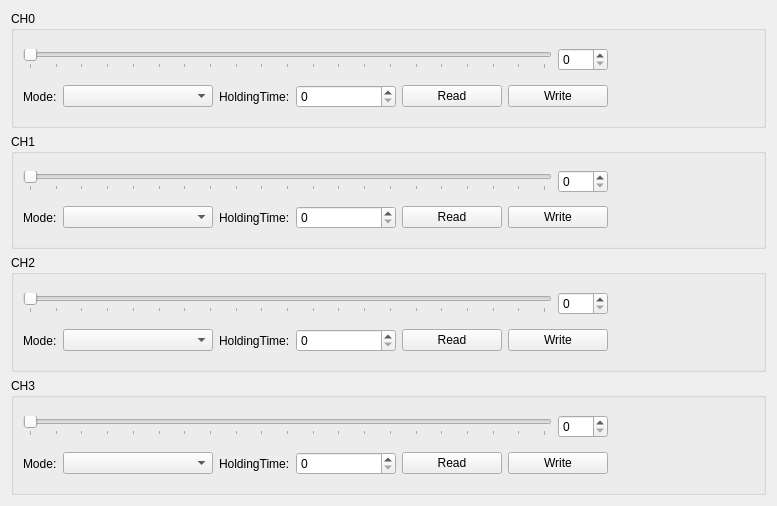
       <widget class="QWidget" name="tabLightControl">
        <attribute name="title">
         <string>Light Control</string>
        </attribute>
        <layout class="QVBoxLayout" name="verticalLayout">
         <item>
          <widget class="QGroupBox" name="groupBox">
           <property name="title">
            <string>CH0</string>
           </property>
           <layout class="QVBoxLayout" name="verticalLayout_10">
            <item>
             <layout class="QHBoxLayout" name="horizontalLayout_21">
              <item>
               <layout class="QVBoxLayout" name="verticalLayout_2">
                <item>
                 <layout class="QHBoxLayout" name="horizontalLayout_13">
                  <item>
                   <widget class="QSlider" name="m_ch0Slider">
                    <property name="minimumSize">
                     <size>
                      <width>500</width>
                      <height>0</height>
                     </size>
                    </property>
                    <property name="mouseTracking">
                     <bool>true</bool>
                    </property>
                    <property name="maximum">
                     <number>100</number>
                    </property>
                    <property name="orientation">
                     <enum>Qt::Horizontal</enum>
                    </property>
                    <property name="tickPosition">
                     <enum>QSlider::TicksBelow</enum>
                    </property>
                    <property name="tickInterval">
                     <number>5</number>
                    </property>
                   </widget>
                  </item>
                  <item>
                   <widget class="QSpinBox" name="m_ch0SpinBox">
                    <property name="minimumSize">
                     <size>
                      <width>50</width>
                      <height>0</height>
                     </size>
                    </property>
                    <property name="maximumSize">
                     <size>
                      <width>50</width>
                      <height>16777215</height>
                     </size>
                    </property>
                    <property name="maximum">
                     <number>100</number>
                    </property>
                   </widget>
                  </item>
                 </layout>
                </item>
                <item>
                 <layout class="QHBoxLayout" name="horizontalLayout_17">
                  <item>
                   <layout class="QHBoxLayout" name="horizontalLayout_14">
                    <item>
                     <widget class="QLabel" name="m_ch0ModeLabel">
                      <property name="text">
                       <string>Mode:</string>
                      </property>
                     </widget>
                    </item>
                    <item>
                     <widget class="QComboBox" name="m_ch0Mode">
                      <property name="minimumSize">
                       <size>
                        <width>150</width>
                        <height>0</height>
                       </size>
                      </property>
                     </widget>
                    </item>
                   </layout>
                  </item>
                  <item>
                   <layout class="QHBoxLayout" name="horizontalLayout_15">
                    <item>
                     <widget class="QLabel" name="m_ch0PwmHoldingTimeLabel">
                      <property name="text">
                       <string>HoldingTime:</string>
                      </property>
                      <property name="scaledContents">
                       <bool>true</bool>
                      </property>
                      <property name="wordWrap">
                       <bool>false</bool>
                      </property>
                     </widget>
                    </item>
                    <item>
                     <widget class="QSpinBox" name="m_ch0PwmHoldingTime">
                      <property name="minimumSize">
                       <size>
                        <width>100</width>
                        <height>0</height>
                       </size>
                      </property>
                      <property name="maximumSize">
                       <size>
                        <width>100</width>
                        <height>16777215</height>
                       </size>
                      </property>
                      <property name="suffix">
                       <string/>
                      </property>
                      <property name="maximum">
                       <number>255</number>
                      </property>
                     </widget>
                    </item>
                   </layout>
                  </item>
                  <item>
                   <layout class="QHBoxLayout" name="horizontalLayout_16">
                    <item>
                     <widget class="QPushButton" name="m_ch0ReadBtn">
                      <property name="minimumSize">
                       <size>
                        <width>100</width>
                        <height>0</height>
                       </size>
                      </property>
                      <property name="maximumSize">
                       <size>
                        <width>100</width>
                        <height>16777215</height>
                       </size>
                      </property>
                      <property name="text">
                       <string>Read</string>
                      </property>
                     </widget>
                    </item>
                    <item>
                     <widget class="QPushButton" name="m_ch0WriteBtn">
                      <property name="minimumSize">
                       <size>
                        <width>100</width>
                        <height>0</height>
                       </size>
                      </property>
                      <property name="maximumSize">
                       <size>
                        <width>100</width>
                        <height>16777215</height>
                       </size>
                      </property>
                      <property name="text">
                       <string>Write</string>
                      </property>
                     </widget>
                    </item>
                   </layout>
                  </item>
                 </layout>
                </item>
               </layout>
              </item>
              <item>
               <spacer name="horizontalSpacer">
                <property name="orientation">
                 <enum>Qt::Horizontal</enum>
                </property>
                <property name="sizeHint" stdset="0">
                 <size>
                  <width>40</width>
                  <height>20</height>
                 </size>
                </property>
               </spacer>
              </item>
              <item>
               <layout class="QVBoxLayout" name="verticalLayout_6">
                <item>
                 <spacer name="verticalSpacer">
                  <property name="orientation">
                   <enum>Qt::Vertical</enum>
                  </property>
                  <property name="sizeHint" stdset="0">
                   <size>
                    <width>20</width>
                    <height>18</height>
                   </size>
                  </property>
                 </spacer>
                </item>
                <item>
                 <widget class="switchButton" name="m_ch0Switch" native="true">
                  <property name="minimumSize">
                   <size>
                    <width>100</width>
                    <height>40</height>
                   </size>
                  </property>
                 </widget>
                </item>
                <item>
                 <spacer name="verticalSpacer_2">
                  <property name="orientation">
                   <enum>Qt::Vertical</enum>
                  </property>
                  <property name="sizeHint" stdset="0">
                   <size>
                    <width>20</width>
                    <height>18</height>
                   </size>
                  </property>
                 </spacer>
                </item>
               </layout>
              </item>
             </layout>
            </item>
           </layout>
          </widget>
         </item>
         <item>
          <widget class="QGroupBox" name="groupBox_2">
           <property name="title">
            <string>CH1</string>
           </property>
           <layout class="QVBoxLayout" name="verticalLayout_11">
            <item>
             <layout class="QHBoxLayout" name="horizontalLayout_22">
              <item>
               <layout class="QVBoxLayout" name="verticalLayout_3">
                <item>
                 <layout class="QHBoxLayout" name="horizontalLayout_9">
                  <item>
                   <widget class="QSlider" name="m_ch1Slider">
                    <property name="minimumSize">
                     <size>
                      <width>500</width>
                      <height>0</height>
                     </size>
                    </property>
                    <property name="mouseTracking">
                     <bool>true</bool>
                    </property>
                    <property name="maximum">
                     <number>100</number>
                    </property>
                    <property name="orientation">
                     <enum>Qt::Horizontal</enum>
                    </property>
                    <property name="tickPosition">
                     <enum>QSlider::TicksBelow</enum>
                    </property>
                    <property name="tickInterval">
                     <number>5</number>
                    </property>
                   </widget>
                  </item>
                  <item>
                   <widget class="QSpinBox" name="m_ch1SpinBox">
                    <property name="minimumSize">
                     <size>
                      <width>50</width>
                      <height>0</height>
                     </size>
                    </property>
                    <property name="maximumSize">
                     <size>
                      <width>50</width>
                      <height>16777215</height>
                     </size>
                    </property>
                    <property name="maximum">
                     <number>100</number>
                    </property>
                   </widget>
                  </item>
                 </layout>
                </item>
                <item>
                 <layout class="QHBoxLayout" name="horizontalLayout_18">
                  <item>
                   <layout class="QHBoxLayout" name="horizontalLayout_10">
                    <item>
                     <widget class="QLabel" name="m_ch1ModeLabel">
                      <property name="text">
                       <string>Mode:</string>
                      </property>
                     </widget>
                    </item>
                    <item>
                     <widget class="QComboBox" name="m_ch1Mode">
                      <property name="minimumSize">
                       <size>
                        <width>150</width>
                        <height>0</height>
                       </size>
                      </property>
                     </widget>
                    </item>
                   </layout>
                  </item>
                  <item>
                   <layout class="QHBoxLayout" name="horizontalLayout_11">
                    <item>
                     <widget class="QLabel" name="m_ch1PwmHoldingTimeLabel">
                      <property name="text">
                       <string>HoldingTime:</string>
                      </property>
                      <property name="scaledContents">
                       <bool>true</bool>
                      </property>
                      <property name="wordWrap">
                       <bool>false</bool>
                      </property>
                     </widget>
                    </item>
                    <item>
                     <widget class="QSpinBox" name="m_ch1PwmHoldingTime">
                      <property name="minimumSize">
                       <size>
                        <width>100</width>
                        <height>0</height>
                       </size>
                      </property>
                      <property name="maximumSize">
                       <size>
                        <width>100</width>
                        <height>16777215</height>
                       </size>
                      </property>
                      <property name="suffix">
                       <string/>
                      </property>
                      <property name="prefix">
                       <string/>
                      </property>
                      <property name="maximum">
                       <number>255</number>
                      </property>
                     </widget>
                    </item>
                   </layout>
                  </item>
                  <item>
                   <layout class="QHBoxLayout" name="horizontalLayout_12">
                    <item>
                     <widget class="QPushButton" name="m_ch1ReadBtn">
                      <property name="minimumSize">
                       <size>
                        <width>100</width>
                        <height>0</height>
                       </size>
                      </property>
                      <property name="maximumSize">
                       <size>
                        <width>100</width>
                        <height>16777215</height>
                       </size>
                      </property>
                      <property name="text">
                       <string>Read</string>
                      </property>
                     </widget>
                    </item>
                    <item>
                     <widget class="QPushButton" name="m_ch1WriteBtn">
                      <property name="minimumSize">
                       <size>
                        <width>100</width>
                        <height>0</height>
                       </size>
                      </property>
                      <property name="maximumSize">
                       <size>
                        <width>100</width>
                        <height>16777215</height>
                       </size>
                      </property>
                      <property name="text">
                       <string>Write</string>
                      </property>
                     </widget>
                    </item>
                   </layout>
                  </item>
                 </layout>
                </item>
               </layout>
              </item>
              <item>
               <spacer name="horizontalSpacer_2">
                <property name="orientation">
                 <enum>Qt::Horizontal</enum>
                </property>
                <property name="sizeHint" stdset="0">
                 <size>
                  <width>40</width>
                  <height>20</height>
                 </size>
                </property>
               </spacer>
              </item>
              <item>
               <layout class="QVBoxLayout" name="verticalLayout_7">
                <item>
                 <spacer name="verticalSpacer_3">
                  <property name="orientation">
                   <enum>Qt::Vertical</enum>
                  </property>
                  <property name="sizeHint" stdset="0">
                   <size>
                    <width>20</width>
                    <height>17</height>
                   </size>
                  </property>
                 </spacer>
                </item>
                <item>
                 <widget class="switchButton" name="m_ch1Switch" native="true">
                  <property name="minimumSize">
                   <size>
                    <width>100</width>
                    <height>40</height>
                   </size>
                  </property>
                 </widget>
                </item>
                <item>
                 <spacer name="verticalSpacer_4">
                  <property name="orientation">
                   <enum>Qt::Vertical</enum>
                  </property>
                  <property name="sizeHint" stdset="0">
                   <size>
                    <width>20</width>
                    <height>17</height>
                   </size>
                  </property>
                 </spacer>
                </item>
               </layout>
              </item>
             </layout>
            </item>
           </layout>
          </widget>
         </item>
         <item>
          <widget class="QGroupBox" name="groupBox_3">
           <property name="title">
            <string>CH2</string>
           </property>
           <layout class="QVBoxLayout" name="verticalLayout_12">
            <item>
             <layout class="QHBoxLayout" name="horizontalLayout_23">
              <item>
               <layout class="QVBoxLayout" name="verticalLayout_4">
                <item>
                 <layout class="QHBoxLayout" name="horizontalLayout_5">
                  <item>
                   <widget class="QSlider" name="m_ch2Slider">
                    <property name="minimumSize">
                     <size>
                      <width>500</width>
                      <height>0</height>
                     </size>
                    </property>
                    <property name="maximum">
                     <number>100</number>
                    </property>
                    <property name="orientation">
                     <enum>Qt::Horizontal</enum>
                    </property>
                    <property name="tickPosition">
                     <enum>QSlider::TicksBelow</enum>
                    </property>
                    <property name="tickInterval">
                     <number>5</number>
                    </property>
                   </widget>
                  </item>
                  <item>
                   <widget class="QSpinBox" name="m_ch2SpinBox">
                    <property name="minimumSize">
                     <size>
                      <width>50</width>
                      <height>0</height>
                     </size>
                    </property>
                    <property name="maximumSize">
                     <size>
                      <width>50</width>
                      <height>16777215</height>
                     </size>
                    </property>
                    <property name="maximum">
                     <number>100</number>
                    </property>
                   </widget>
                  </item>
                 </layout>
                </item>
                <item>
                 <layout class="QHBoxLayout" name="horizontalLayout_19">
                  <item>
                   <layout class="QHBoxLayout" name="horizontalLayout_6">
                    <item>
                     <widget class="QLabel" name="m_ch2ModeLabel">
                      <property name="text">
                       <string>Mode:</string>
                      </property>
                     </widget>
                    </item>
                    <item>
                     <widget class="QComboBox" name="m_ch2Mode">
                      <property name="minimumSize">
                       <size>
                        <width>150</width>
                        <height>0</height>
                       </size>
                      </property>
                     </widget>
                    </item>
                   </layout>
                  </item>
                  <item>
                   <layout class="QHBoxLayout" name="horizontalLayout_7">
                    <item>
                     <widget class="QLabel" name="m_ch2PwmHoldingTimeLabel">
                      <property name="text">
                       <string>HoldingTime:</string>
                      </property>
                      <property name="scaledContents">
                       <bool>true</bool>
                      </property>
                     </widget>
                    </item>
                    <item>
                     <widget class="QSpinBox" name="m_ch2PwmHoldingTime">
                      <property name="minimumSize">
                       <size>
                        <width>100</width>
                        <height>0</height>
                       </size>
                      </property>
                      <property name="maximumSize">
                       <size>
                        <width>100</width>
                        <height>16777215</height>
                       </size>
                      </property>
                      <property name="suffix">
                       <string/>
                      </property>
                      <property name="maximum">
                       <number>255</number>
                      </property>
                     </widget>
                    </item>
                   </layout>
                  </item>
                  <item>
                   <layout class="QHBoxLayout" name="horizontalLayout_8">
                    <item>
                     <widget class="QPushButton" name="m_ch2ReadBtn">
                      <property name="minimumSize">
                       <size>
                        <width>100</width>
                        <height>0</height>
                       </size>
                      </property>
                      <property name="maximumSize">
                       <size>
                        <width>100</width>
                        <height>16777215</height>
                       </size>
                      </property>
                      <property name="text">
                       <string>Read</string>
                      </property>
                     </widget>
                    </item>
                    <item>
                     <widget class="QPushButton" name="m_ch2WriteBtn">
                      <property name="minimumSize">
                       <size>
                        <width>100</width>
                        <height>0</height>
                       </size>
                      </property>
                      <property name="maximumSize">
                       <size>
                        <width>100</width>
                        <height>16777215</height>
                       </size>
                      </property>
                      <property name="text">
                       <string>Write</string>
                      </property>
                     </widget>
                    </item>
                   </layout>
                  </item>
                 </layout>
                </item>
               </layout>
              </item>
              <item>
               <spacer name="horizontalSpacer_3">
                <property name="orientation">
                 <enum>Qt::Horizontal</enum>
                </property>
                <property name="sizeHint" stdset="0">
                 <size>
                  <width>40</width>
                  <height>20</height>
                 </size>
                </property>
               </spacer>
              </item>
              <item>
               <layout class="QVBoxLayout" name="verticalLayout_8">
                <item>
                 <spacer name="verticalSpacer_5">
                  <property name="orientation">
                   <enum>Qt::Vertical</enum>
                  </property>
                  <property name="sizeHint" stdset="0">
                   <size>
                    <width>20</width>
                    <height>18</height>
                   </size>
                  </property>
                 </spacer>
                </item>
                <item>
                 <widget class="switchButton" name="m_ch2Switch" native="true">
                  <property name="minimumSize">
                   <size>
                    <width>100</width>
                    <height>40</height>
                   </size>
                  </property>
                 </widget>
                </item>
                <item>
                 <spacer name="verticalSpacer_6">
                  <property name="orientation">
                   <enum>Qt::Vertical</enum>
                  </property>
                  <property name="sizeHint" stdset="0">
                   <size>
                    <width>20</width>
                    <height>18</height>
                   </size>
                  </property>
                 </spacer>
                </item>
               </layout>
              </item>
             </layout>
            </item>
           </layout>
          </widget>
         </item>
         <item>
          <widget class="QGroupBox" name="groupBox_4">
           <property name="title">
            <string>CH3</string>
           </property>
           <layout class="QVBoxLayout" name="verticalLayout_13">
            <item>
             <layout class="QHBoxLayout" name="horizontalLayout_24">
              <item>
               <layout class="QVBoxLayout" name="verticalLayout_5">
                <item>
                 <layout class="QHBoxLayout" name="horizontalLayout">
                  <item>
                   <widget class="QSlider" name="m_ch3Slider">
                    <property name="minimumSize">
                     <size>
                      <width>500</width>
                      <height>0</height>
                     </size>
                    </property>
                    <property name="maximum">
                     <number>100</number>
                    </property>
                    <property name="orientation">
                     <enum>Qt::Horizontal</enum>
                    </property>
                    <property name="tickPosition">
                     <enum>QSlider::TicksBelow</enum>
                    </property>
                    <property name="tickInterval">
                     <number>5</number>
                    </property>
                   </widget>
                  </item>
                  <item>
                   <widget class="QSpinBox" name="m_ch3SpinBox">
                    <property name="minimumSize">
                     <size>
                      <width>50</width>
                      <height>0</height>
                     </size>
                    </property>
                    <property name="maximumSize">
                     <size>
                      <width>50</width>
                      <height>16777215</height>
                     </size>
                    </property>
                    <property name="maximum">
                     <number>100</number>
                    </property>
                   </widget>
                  </item>
                 </layout>
                </item>
                <item>
                 <layout class="QHBoxLayout" name="horizontalLayout_20">
                  <item>
                   <layout class="QHBoxLayout" name="horizontalLayout_2">
                    <item>
                     <widget class="QLabel" name="m_ch3ModeLabel">
                      <property name="text">
                       <string>Mode:</string>
                      </property>
                     </widget>
                    </item>
                    <item>
                     <widget class="QComboBox" name="m_ch3Mode">
                      <property name="minimumSize">
                       <size>
                        <width>150</width>
                        <height>0</height>
                       </size>
                      </property>
                     </widget>
                    </item>
                   </layout>
                  </item>
                  <item>
                   <layout class="QHBoxLayout" name="horizontalLayout_3">
                    <item>
                     <widget class="QLabel" name="m_ch3PwmHoldingTimeLabel">
                      <property name="text">
                       <string>HoldingTime:</string>
                      </property>
                      <property name="scaledContents">
                       <bool>true</bool>
                      </property>
                     </widget>
                    </item>
                    <item>
                     <widget class="QSpinBox" name="m_ch3PwmHoldingTime">
                      <property name="minimumSize">
                       <size>
                        <width>100</width>
                        <height>0</height>
                       </size>
                      </property>
                      <property name="maximumSize">
                       <size>
                        <width>100</width>
                        <height>16777215</height>
                       </size>
                      </property>
                      <property name="suffix">
                       <string/>
                      </property>
                      <property name="maximum">
                       <number>255</number>
                      </property>
                     </widget>
                    </item>
                   </layout>
                  </item>
                  <item>
                   <layout class="QHBoxLayout" name="horizontalLayout_4">
                    <item>
                     <widget class="QPushButton" name="m_ch3ReadBtn">
                      <property name="minimumSize">
                       <size>
                        <width>100</width>
                        <height>0</height>
                       </size>
                      </property>
                      <property name="maximumSize">
                       <size>
                        <width>100</width>
                        <height>16777215</height>
                       </size>
                      </property>
                      <property name="text">
                       <string>Read</string>
                      </property>
                     </widget>
                    </item>
                    <item>
                     <widget class="QPushButton" name="m_ch3WriteBtn">
                      <property name="minimumSize">
                       <size>
                        <width>100</width>
                        <height>0</height>
                       </size>
                      </property>
                      <property name="maximumSize">
                       <size>
                        <width>100</width>
                        <height>16777215</height>
                       </size>
                      </property>
                      <property name="text">
                       <string>Write</string>
                      </property>
                     </widget>
                    </item>
                   </layout>
                  </item>
                 </layout>
                </item>
               </layout>
              </item>
              <item>
               <spacer name="horizontalSpacer_4">
                <property name="orientation">
                 <enum>Qt::Horizontal</enum>
                </property>
                <property name="sizeHint" stdset="0">
                 <size>
                  <width>40</width>
                  <height>20</height>
                 </size>
                </property>
               </spacer>
              </item>
              <item>
               <layout class="QVBoxLayout" name="verticalLayout_9">
                <item>
                 <spacer name="verticalSpacer_7">
                  <property name="orientation">
                   <enum>Qt::Vertical</enum>
                  </property>
                  <property name="sizeHint" stdset="0">
                   <size>
                    <width>20</width>
                    <height>18</height>
                   </size>
                  </property>
                 </spacer>
                </item>
                <item>
                 <widget class="switchButton" name="m_ch3Switch" native="true">
                  <property name="minimumSize">
                   <size>
                    <width>100</width>
                    <height>40</height>
                   </size>
                  </property>
                 </widget>
                </item>
                <item>
                 <spacer name="verticalSpacer_8">
                  <property name="orientation">
                   <enum>Qt::Vertical</enum>
                  </property>
                  <property name="sizeHint" stdset="0">
                   <size>
                    <width>20</width>
                    <height>18</height>
                   </size>
                  </property>
                 </spacer>
                </item>
               </layout>
              </item>
             </layout>
            </item>
           </layout>
          </widget>
         </item>
        </layout>
       </widget>
